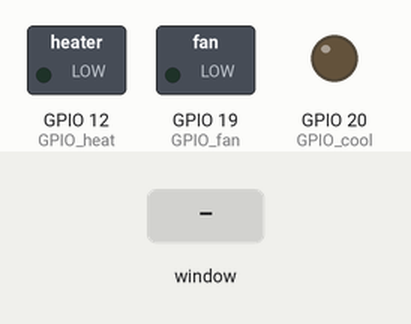
Simulated run of this program. Board: Raspberry Pi (BCM pin numbers). Parts: switched loads named in the program (green lamp = pin HIGH), output pins drawn as LEDs (lit = HIGH). The test bench sets the inputs (shaded band). The desktop window is not drawn, its controls go by their first labels and the mouse button is held 0.15 s.

Above: at 1.2 s.
1.3 s: control labelled "Heat" in the window clicked
At 1.8 s:
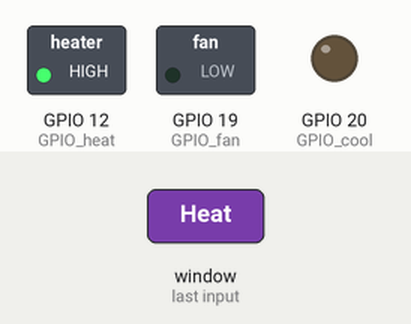
2.8 s: control labelled "Cool" in the window clicked
At 4.0 s:
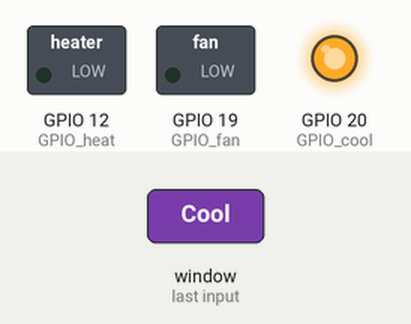
4.3 s: control labelled "Fan" in the window clicked
At 5.2 s:
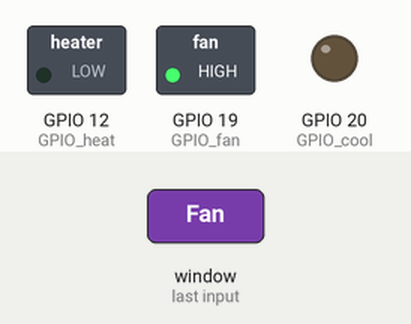
5.8 s: control labelled "OFF" in the window clicked
At 6.4 s:
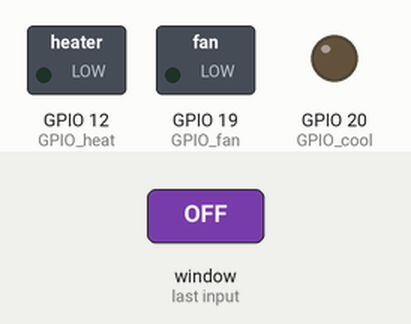
Timing chart, 0 to 8.3 s (numbered marks = the images above; inputs shaded):
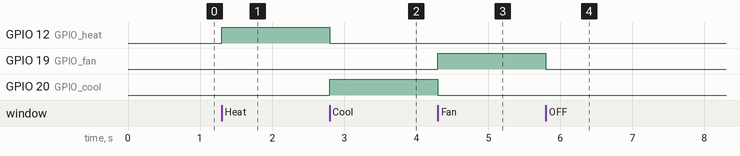

Measured:
- after the input at 1.3 s, GPIO 12 (GPIO_heat): LOW → HIGH at once
- after the input at 2.8 s, GPIO 12 (GPIO_heat): HIGH → LOW at once; GPIO 20 (GPIO_cool): LOW → HIGH at once
- after the input at 4.3 s, GPIO 19 (GPIO_fan): LOW → HIGH at once; GPIO 20 (GPIO_cool): HIGH → LOW at once
- after the input at 5.8 s, GPIO 19 (GPIO_fan): HIGH → LOW at once

The program:

RpiTstat.py
```python
#!/usr/bin/env python

import Tkinter as tk
import ttk
import RPi.GPIO as GPIO
GPIO.setmode(GPIO.BCM)


class App():

    def __init__(self,root):
        self.root = root

	self.GPIO_heat = 12
	self.GPIO_cool = 20
	self.GPIO_fan = 19

	self.setup_gpio()

        ttk.Button(self.root, text="Heat", command=self.onHeat).grid(row=10,column=10,padx=5,pady=5)
        ttk.Button(self.root, text="Cool", command=self.onCool).grid(row=10,column=20,padx=5,pady=5)
        ttk.Button(self.root, text="Fan", command=self.onFan).grid(row=10,column=30,padx=5,pady=5)
        ttk.Button(self.root, text="OFF", command=self.onOff).grid(row=20,column=20,padx=5,pady=5)

	#self.root.protocol("WM_DELETE_WINDOW", self.onExit)

    def onHeat(self):
	GPIO.output(self.GPIO_cool,0)
	GPIO.output(self.GPIO_fan,0)
	GPIO.output(self.GPIO_heat,1)

    def onCool(self):
	GPIO.output(self.GPIO_fan,0)
	GPIO.output(self.GPIO_heat,0)
	GPIO.output(self.GPIO_cool,1)

    def onFan(self):
	GPIO.output(self.GPIO_cool,0)
	GPIO.output(self.GPIO_heat,0)
	GPIO.output(self.GPIO_fan,1)

    def onOff(self):
	GPIO.output(self.GPIO_heat,0)
	GPIO.output(self.GPIO_cool,0)
	GPIO.output(self.GPIO_fan,0)

    def setup_gpio(self):
	GPIO.setup(self.GPIO_heat,GPIO.OUT)
	GPIO.setup(self.GPIO_cool,GPIO.OUT)
	GPIO.setup(self.GPIO_fan,GPIO.OUT)

    def onExit(self):
	self.onOff()


root = tk.Tk()
root.title("Thermostat")
app = App(root)
root.mainloop()
```
